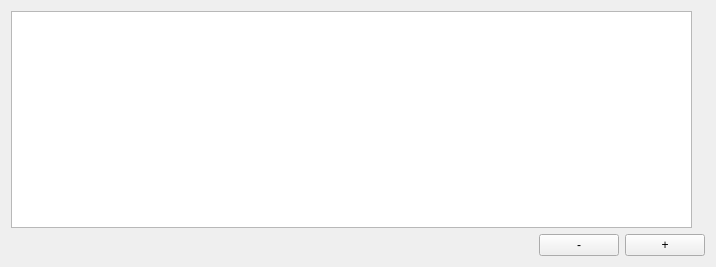
<?xml version="1.0" encoding="UTF-8"?>
<ui version="4.0">
 <class>TextWidget</class>
 <widget class="QWidget" name="TextWidget">
  <property name="geometry">
   <rect>
    <x>0</x>
    <y>0</y>
    <width>716</width>
    <height>267</height>
   </rect>
  </property>
  <property name="minimumSize">
   <size>
    <width>0</width>
    <height>0</height>
   </size>
  </property>
  <property name="windowTitle">
   <string>Form</string>
  </property>
  <layout class="QGridLayout" name="gridLayout">
   <item row="0" column="0">
    <widget class="QTextEdit" name="text_edit">
     <property name="font">
      <font>
       <pointsize>16</pointsize>
      </font>
     </property>
    </widget>
   </item>
   <item row="0" column="1">
    <widget class="QLabel" name="text_label">
     <property name="text">
      <string/>
     </property>
     <property name="textInteractionFlags">
      <set>Qt::LinksAccessibleByMouse</set>
     </property>
    </widget>
   </item>
   <item row="1" column="0" colspan="2">
    <layout class="QHBoxLayout" name="horizontalLayout_2">
     <item>
      <spacer name="horizontalSpacer">
       <property name="orientation">
        <enum>Qt::Horizontal</enum>
       </property>
       <property name="sizeHint" stdset="0">
        <size>
         <width>40</width>
         <height>20</height>
        </size>
       </property>
      </spacer>
     </item>
     <item>
      <widget class="QPushButton" name="zoom_out_text_button">
       <property name="text">
        <string>-</string>
       </property>
      </widget>
     </item>
     <item>
      <widget class="QPushButton" name="zoom_in_text_button">
       <property name="text">
        <string>+</string>
       </property>
      </widget>
     </item>
    </layout>
   </item>
  </layout>
 </widget>
 <resources/>
 <connections/>
</ui>
